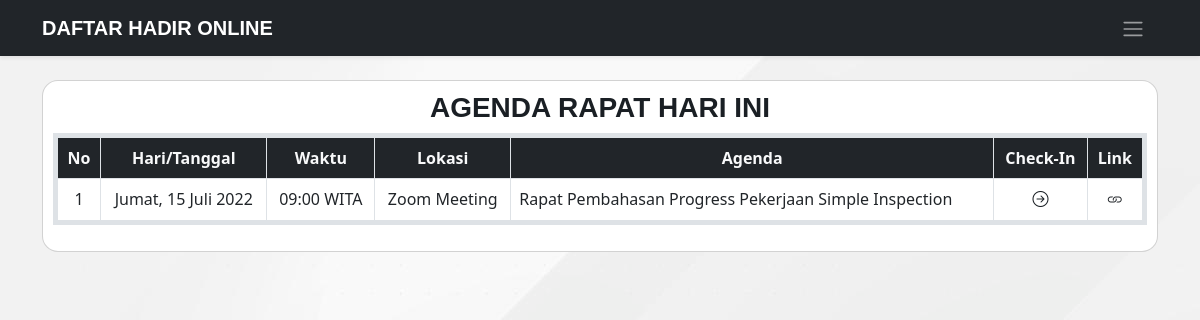
The page / on the database its author committed.
### app/models/agenda.py (models this page shows, shortened)
class Agenda(db.Model):
    id = db.Column(db.Integer, primary_key=True, autoincrement=True)
    tanggal = db.Column(db.String(50), nullable=False)
    tanggal_real = db.Column(db.String(50), nullable=False)
    waktu = db.Column(db.String(10), nullable=False)
    tempat = db.Column(db.String(80), nullable=False)
    link = db.Column(db.String(250), nullable=True)
    agenda = db.Column(db.String(150), nullable=False)
    user_id = db.Column(db.Integer, db.ForeignKey('user.id'))
    absens = db.relationship('Absen', backref='agenda', cascade="all, delete-orphan")

### app/routes.py (the view, shortened to what this page needs)
@app.route('/', methods=['GET','POST'])
def index():
    today = datetime.now().strftime('%Y-%m-%d')
    rapat_today = Agenda.query.filter_by(tanggal_real=today).all()
    return render_template('pages/home.html', title='Home', today=rapat_today)

### app/templates/pages/home.html (shortened to what this page needs)
{% extends 'layouts/base.html' %}  {% block content %}
<main class="container home">
  {% if today %}
  <div class="row">
    <div class="col-12">
      <div class="card text-center rounded-4">
        <h3 class="fw-bolder">AGENDA RAPAT HARI INI</h3>
        <table class="table table-bordered text-center border border-5">
          <thead class="bg-dark">
            <tr class="text-light">
              <th scope="col">No</th>
              <th scope="col">Hari/Tanggal</th>
              <th scope="col">Waktu</th>
              <th scope="col">Lokasi</th>
              <th scope="col">Agenda</th>
              <th scope="col">Check-In</th>
              <th scope="col">Link</th>
            </tr>
          </thead>
          <tbody>
            {% for td in today %}
            <tr>
              <td>{{loop.index}}</td>
              <td>{{td.tanggal}}</td>
              <td>{{td.waktu}} WITA</td>
              <td>{{td.tempat}}</td>
              <td class="text-start">{{td.agenda}}</td>
              <td>
                <a href="{{ url_for('input_absen', id=td.id ) }}"><i class="bi-arrow-right-circle"></i></a>
              </td>
              <td>
                <i class="bi-link" data-bs-toggle="modal" data-bs-target="#modal-link{{td.id}}"></i>
              </td>
            </tr>
            {% endfor %}
          </tbody>
        </table>
      </div>
    </div>
  </div>
  {% endif %}
</main>
{% endblock %}

### app/static/css/style.css (style rules this page uses)
:root { scroll-behavior: smooth; }
h1, h2, h3, h4, h5, h6, p, a { font-family: var(--font-primary); color: var(--color-text); }
body { background-image: url("../img/background.jpg"); padding-top: 5rem; }
.home .card { padding: 10px; }
.home .bi-link { cursor: pointer; }

### app/static/css/variables.css (style rules this page uses)
:root { --font-default: "Open Sans", system-ui, -apple-system, "Segoe UI", Roboto, "Helvetica Neue", Arial, "Noto Sans", "Liberation Sans", sans-serif, "Apple Color Emoji", "Segoe UI Emoji", "Segoe UI Symbol", "Noto Color Emoji"; --font-primary: "Source Sans Pro", sans-serif; --font-secondary: "Poppins", sans-serif; --color-bg: #fff; --color-text: #1a1f24; --color-text2: #adb5bd; --color-btn: #ee2110; --color-btn-hover: #ee2210d5; --color-btn2: #4a0e03; --color-btn2-hover: #4a0e03d5; }

### rows shown on the page
Agenda: tanggal "Jumat, 15 Juli 2022", waktu "09:00", tempat "Zoom Meeting", agenda "Rapat Pembahasan Progress Pekerjaan Simple Inspection"
